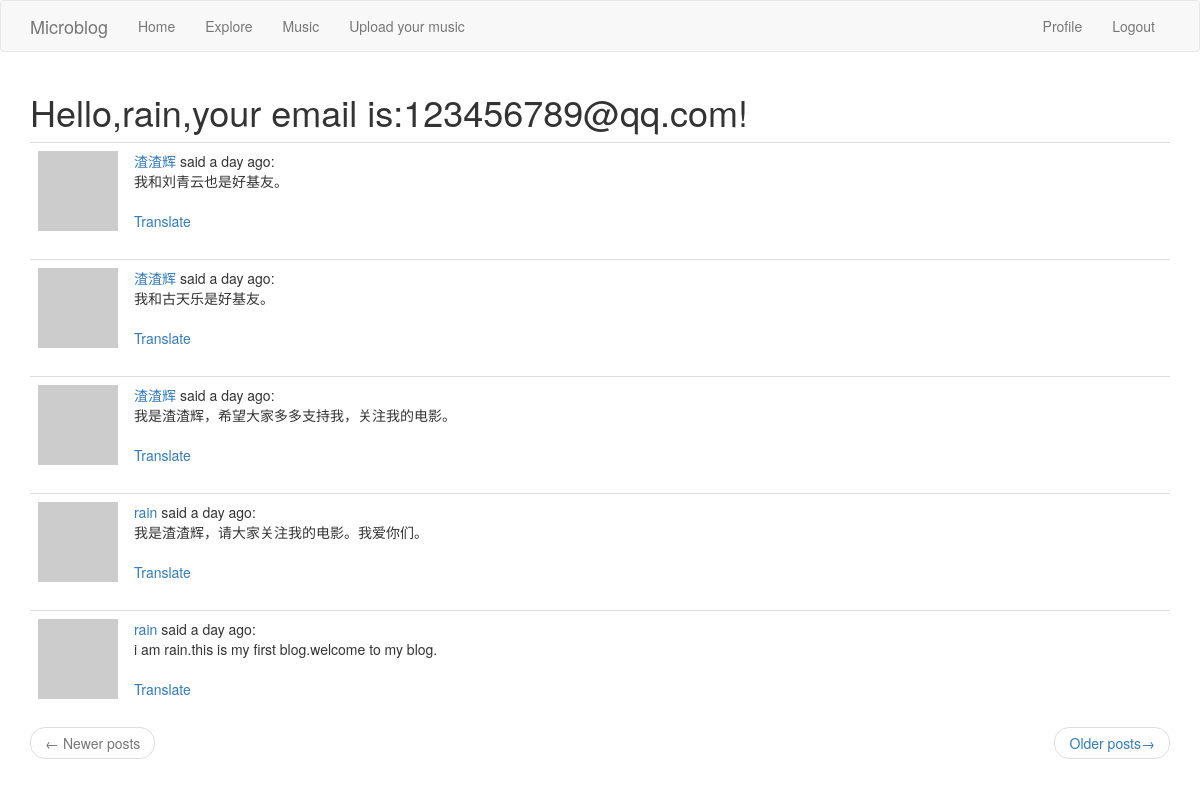
Page /explore (signed in) on the earlier database version.
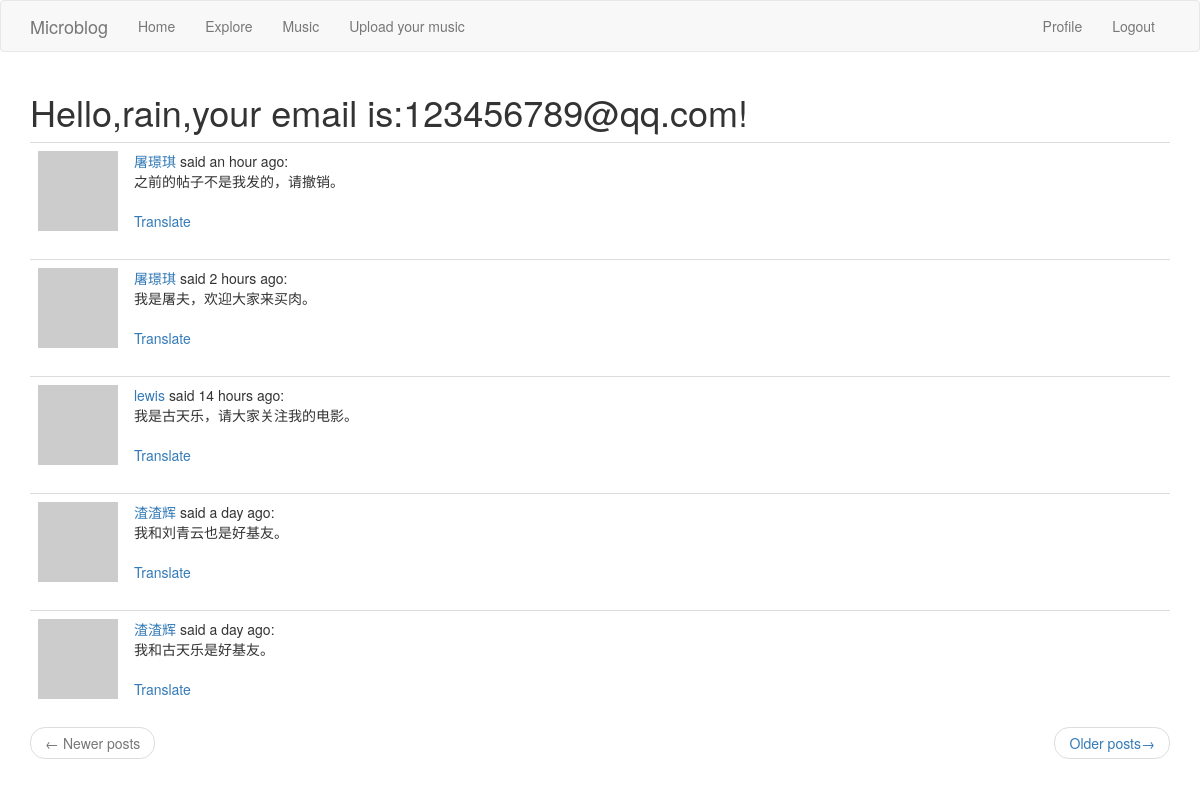
Same page on the later database version.
### app/models.py (models this page shows, shortened)
class Post(db.Model):
    id = db.Column(db.Integer,primary_key=True)
    body = db.Column(db.String(140))
    timestamp = db.Column(db.DateTime,index=True,default=datetime.utcnow)
    user_id = db.Column(db.Integer,db.ForeignKey('user.id'))
    language = db.Column(db.String(5))

class User(UserMixin,db.Model):
    id = db.Column(db.Integer, primary_key=True)
    username = db.Column(db.String(64), index=True,unique=True)
    email = db.Column(db.String(120), index=True,unique=True)
    password_hash = db.Column(db.String(128))
    posts = db.relationship('Post',backref='author',lazy='dynamic')
    about_me = db.Column(db.String(140))
    last_seen = db.Column(db.DateTime,default=datetime.utcnow)
    followed = db.relationship(
        'User',
        secondary = followers,
        primaryjoin = (followers.c.follower_id==id),
        secondaryjoin = (followers.c.followed_id==id),
        backref = db.backref('followers',lazy='dynamic'),
        lazy='dynamic'
        )
    def avatar(self,size):
        digest = md5(self.email.lower().encode('utf-8')).hexdigest()
        return 'https://www.gravatar.com/avatar/{}?d=identicon&s={}'.format(digest,size)

### app/routes.py (the view)
@app.route('/explore')
@login_required
def explore():
    page = request.args.get('page',1,type=int)
    posts = Post.query.order_by(Post.timestamp.desc()).paginate(page,app.config['POSTS_PER_PAGE'],False)
    next_url = url_for('index',page=posts.next_num) if posts.has_next else None
    prev_url = url_for('index',page=posts.prev_num) if posts.has_prev else None
    return render_template('index.html',title='Explore',posts=posts.items,next_url=next_url,prev_url=prev_url)

### app/models.py (called while the page is built)
@login.user_loader
def load_user(id):
    return User.query.get(int(id))

### app/routes.py (called while the page is built)
@app.before_request
def before_request():
    if current_user.is_authenticated:
        current_user.last_seen = datetime.utcnow()
        db.session.commit()

### app/templates/index.html (shortened to what this page needs)
{% extends "base.html"%}
{% import 'bootstrap/wtf.html' as wtf %}
{% block app_content %}
	<h1>Hello,{{current_user.username}},your email is:{{current_user.email}}!</h1>
	{% for post in posts %}
		{% include '_post.html' %}
	{% endfor %}
	<nav aria-label="...">
		<ul class="pager">
			<li class="previous{% if not prev_url %} disabled{% endif %}">
				<a href="{{ prev_url or '#' }}">
					<span aria-hidden="true">&larr;</span> Newer posts
				</a>
			</li>
			<li class="next{% if not next_url %} disabled{% endif %}">
				<a href="{{ next_url or '#' }}">
					Older posts<span aria-hidden="true">&rarr;</span>
				</a>
			</li>
		</ul>
	</nav>
{% endblock %}

### app/templates/_post.html
<table class="table table-hover">
	<tr>
		<td width="70px">
			<a href="{{ url_for('user',username=post.author.username) }}">
				<img src="{{ post.author.avatar(70) }}">
			</a>
		</td>
		<td>
			<a href="{{ url_for('user',username=post.author.username) }}">{{ post.author.username }}</a>
			said {{ moment(post.timestamp).fromNow() }}:
			<br>
			<span id="post{{ post.id }}">{{ post.body }}</span>
			{% if post.language and post.language != g.locale %}
				<br><br>
				<span id="translation{{ post.id }}">
					<a href="javascript:translate('#post{{ post.id }}','#translation{{ post.id }}','{{ post.language }}','{{ g.locale }}')">{{ _('Translate') }}</a>
				</span>
			{% endif %}
		</td>
        </tr>
</table>

Differences in the rows shown:
no longer on this page (row unchanged): Post: author.username "渣渣辉", timestamp "a day ago", body "我是渣渣辉，希望大家多多支持我，关注我的电影。"
no longer on this page (row unchanged): Post: author.username "rain", timestamp "a day ago", body "我是渣渣辉，请大家关注我的电影。我爱你们。"
no longer on this page (row unchanged): Post: author.username "rain", timestamp "a day ago", body "i am rain.this is my first blog.welcome to my blog."
added Post: author.username "屠璟琪", timestamp "an hour ago", body "之前的帖子不是我发的，请撤销。"
added Post: author.username "屠璟琪", timestamp "2 hours ago", body "我是屠夫，欢迎大家来买肉。"
added Post: author.username "lewis", timestamp "14 hours ago", body "我是古天乐，请大家关注我的电影。"
